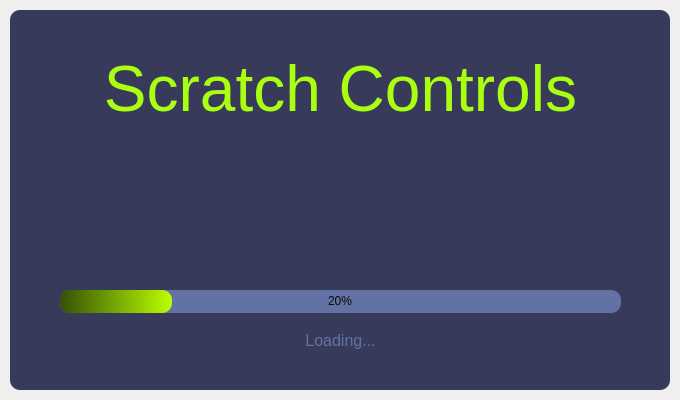
<?xml version="1.0" encoding="UTF-8"?>
<ui version="4.0">
 <class>SplashScreen</class>
 <widget class="QMainWindow" name="SplashScreen">
  <property name="geometry">
   <rect>
    <x>0</x>
    <y>0</y>
    <width>680</width>
    <height>400</height>
   </rect>
  </property>
  <property name="windowTitle">
   <string>Splash screen</string>
  </property>
  <widget class="QWidget" name="centralwidget">
   <layout class="QVBoxLayout" name="verticalLayout">
    <property name="spacing">
     <number>0</number>
    </property>
    <property name="leftMargin">
     <number>10</number>
    </property>
    <property name="topMargin">
     <number>10</number>
    </property>
    <property name="rightMargin">
     <number>10</number>
    </property>
    <property name="bottomMargin">
     <number>10</number>
    </property>
    <item>
     <widget class="QFrame" name="dropShadowFrame">
      <property name="styleSheet">
       <string notr="true">QFrame {	
	background-color: rgb(56, 58, 89);	
	color: rgb(220, 220, 220);
	border-radius: 10px;
}</string>
      </property>
      <property name="frameShape">
       <enum>QFrame::StyledPanel</enum>
      </property>
      <property name="frameShadow">
       <enum>QFrame::Raised</enum>
      </property>
      <widget class="QLabel" name="label_title">
       <property name="geometry">
        <rect>
         <x>0</x>
         <y>10</y>
         <width>661</width>
         <height>141</height>
        </rect>
       </property>
       <property name="font">
        <font>
         <family>Segoe UI</family>
         <pointsize>40</pointsize>
        </font>
       </property>
       <property name="styleSheet">
        <string notr="true">color: rgb(229, 233, 24);</string>
       </property>
       <property name="text">
        <string>&lt;html&gt;&lt;head/&gt;&lt;body&gt;&lt;p&gt;&lt;span style=&quot; font-family:'macan,helvetica neue,Helvetica,Arial,sans-serif'; font-size:large; color:#aaff11; background-color:transparent;&quot;&gt;Scratch Controls&lt;/span&gt;&lt;/p&gt;&lt;/body&gt;&lt;/html&gt;</string>
       </property>
       <property name="alignment">
        <set>Qt::AlignCenter</set>
       </property>
      </widget>
      <widget class="QProgressBar" name="progressBar">
       <property name="geometry">
        <rect>
         <x>50</x>
         <y>280</y>
         <width>561</width>
         <height>23</height>
        </rect>
       </property>
       <property name="styleSheet">
        <string notr="true">QProgressBar {
	
	background-color: rgb(98, 114, 164);
	color: rgb(10, 10, 10);
	border-style: none;
	border-radius: 10px;
	text-align: center;
}
QProgressBar::chunk{
	border-radius: 10px;
	
	background-color: qlineargradient(spread:pad, x1:0, y1:0, x2:1, y2:0, stop:0 rgba(51, 81, 3, 255), stop:1 rgba(187, 255, 0, 255));
}</string>
       </property>
       <property name="value">
        <number>20</number>
       </property>
      </widget>
      <widget class="QLabel" name="label_loading">
       <property name="geometry">
        <rect>
         <x>0</x>
         <y>310</y>
         <width>661</width>
         <height>41</height>
        </rect>
       </property>
       <property name="font">
        <font>
         <family>Segoe UI</family>
         <pointsize>12</pointsize>
        </font>
       </property>
       <property name="styleSheet">
        <string notr="true">color: rgb(98, 114, 164);</string>
       </property>
       <property name="text">
        <string>Loading...</string>
       </property>
       <property name="alignment">
        <set>Qt::AlignCenter</set>
       </property>
      </widget>
     </widget>
    </item>
   </layout>
  </widget>
 </widget>
 <resources>
  <include location="Screen.qrc"/>
  <include location="Screen.qrc"/>
 </resources>
 <connections/>
</ui>
